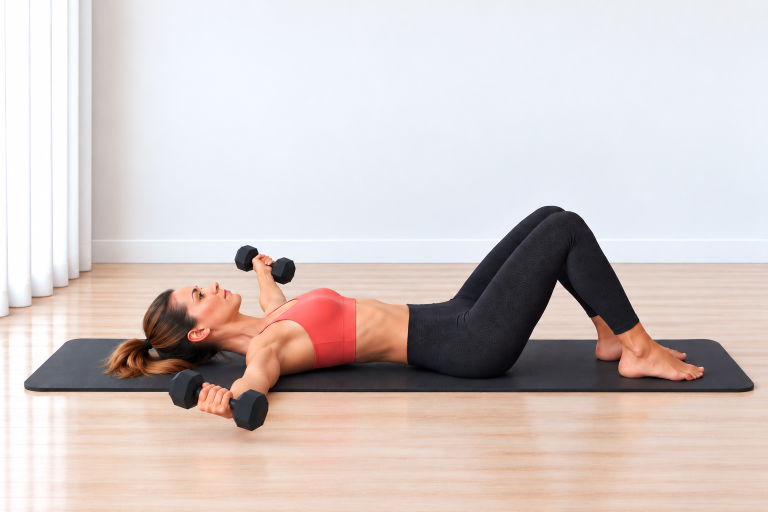
#> input picture Pilates Assets/02_Exercise_Cards/Chest Fly/chest_fly_hero.png, 1536 x 1024 px (shown at 1/2 size)
$ python build_chest_fly_cards.py
#> lines starting #> are read from the running program, lines starting #| are printed output that depends on the picture; after the words box and inside, x2 and y2 are one past the last pixel; in counts of white or black regions, pixels touching at a corner belong together
from pathlib import Path
from PIL import Image, ImageDraw, ImageFont, ImageOps
import hashlib

ROOT = Path(__file__).resolve().parents[3]
FOLDER = ROOT / 'Pilates Assets' / '02_Exercise_Cards' / 'Chest Fly'
START = FOLDER / 'chest_fly_start.png'
HERO = FOLDER / 'chest_fly_hero.png'
GUIDE = FOLDER / 'chest_fly_guide_card_v01.png'
STEP = FOLDER / 'chest_fly_step_by_step_v01.png'

BG = (244, 251, 250)
CARD = (255, 255, 255)
INK = (38, 44, 47)
MUTED = (101, 115, 119)
TEAL = (20, 154, 154)
TEAL_D = (14, 122, 123)
LINE = (210, 232, 230)
SOFT = (231, 247, 246)
WARN = (255, 247, 244)
WARN_LINE = (242, 220, 216)
WARN_ICON = (199, 92, 84)
FONT_DIR = Path(r'C:\Windows\Fonts')

GUIDE_HOW = [
    ('1', 'Lehni si na záda, pokrč kolena a chodidla polož na podložku. Činky drž nad hrudníkem a lokty nech lehce pokrčené.'),
    ('2', 'S nádechem otevírej paže kontrolovaně do stran po oblouku. Ramena drž daleko od uší a zápěstí rovně.'),
    ('3', 'S výdechem vrať činky stejným obloukem nad hrudník. Pohyb veď plynule a bez švihu.'),
]
GUIDE_WATCH = 'Lokty nepropínej, činky nespouštěj příliš hluboko a nezvedej ramena k uším. Bedra, pánev i chodidla drž stabilní.'
STEP_TEXTS = [
    ('KROK 1', 'VÝCHOZÍ POLOHA', START, 'Lehni si na záda, pokrč kolena a chodidla polož na podložku. Činky drž nad hrudníkem a lokty nech po celou dobu lehce pokrčené.'),
    ('KROK 2', 'OTEVŘENÍ PAŽÍ', HERO, 'S nádechem otevírej paže kontrolovaně do stran po oblouku. Lokty nech mírně pokrčené a ramena drž daleko od uší.'),
    ('KROK 3', 'KONTROLOVANÝ NÁVRAT', START, 'S výdechem vrať činky stejným obloukem zpět nad hrudník. Zápěstí drž rovně a pohyb veď plynule bez švihu.'),
]
STEP_WATCH = 'Lokty nepropínej, činky nespouštěj příliš hluboko a nezvedej ramena k uším. Bedra, pánev i chodidla drž stabilní.'


def sha256(path):
    return hashlib.sha256(path.read_bytes()).hexdigest()


def font(name, size):
    for candidate in (FONT_DIR / name, FONT_DIR / 'arial.ttf', FONT_DIR / 'segoeui.ttf'):
        if candidate.exists():
            return ImageFont.truetype(str(candidate), size)
    return ImageFont.load_default()


F = {
    'title': font('arialbd.ttf', 38),
    'h2': font('arialbd.ttf', 25),
    'h3': font('arialbd.ttf', 20),
    'body': font('arial.ttf', 22),
    'small': font('arial.ttf', 17),
    'small_b': font('arialbd.ttf', 17),
    'tiny': font('arial.ttf', 14),
    'step_title': font('arialbd.ttf', 38),
    'step_h': font('arialbd.ttf', 24),
    'step_body': font('arial.ttf', 23),
}


def rounded(draw, box, radius=28, fill=CARD, outline=LINE, width=2):
    draw.rounded_rectangle(box, radius=radius, fill=fill, outline=outline, width=width)


def wrap_text(draw, text, text_font, max_width):
    words = text.split()
    lines = []
    current = ''
    for word in words:
        test = (current + ' ' + word).strip()
        if draw.textbbox((0, 0), test, font=text_font)[2] <= max_width or not current:
            current = test
        else:
            lines.append(current)
            current = word
    if current:
        lines.append(current)
    return lines


def draw_wrapped(draw, xy, text, text_font, fill, max_width, line_gap=7):
    x, y = xy
    for line in wrap_text(draw, text, text_font, max_width):
        draw.text((x, y), line, font=text_font, fill=fill)
        y += draw.textbbox((0, 0), line, font=text_font)[3] + line_gap
    return y


def fit_image(path, size):
    return ImageOps.fit(
        Image.open(path).convert('RGB'),
        size,
        method=Image.Resampling.LANCZOS,
        centering=(0.5, 0.5),
    )


def paste_round(base, image, box, radius=22):
    x1, y1, x2, y2 = box
    size = (x2 - x1, y2 - y1)
    if image.size != size:
        image = image.resize(size, Image.Resampling.LANCZOS)
    mask = Image.new('L', size, 0)
    ImageDraw.Draw(mask).rounded_rectangle((0, 0, size[0], size[1]), radius=radius, fill=255)
    base.paste(image, (x1, y1), mask)


def center_text(draw, box, text, text_font, fill):
    x1, y1, x2, y2 = box
    bounds = draw.textbbox((0, 0), text, font=text_font)
    draw.text(
        (x1 + (x2 - x1 - (bounds[2] - bounds[0])) / 2, y1 + (y2 - y1 - (bounds[3] - bounds[1])) / 2 - 2),
        text,
        font=text_font,
        fill=fill,
    )


def pill(draw, xy, text, text_font, fill=SOFT, outline=LINE, txt=TEAL_D):
    x, y = xy
    bounds = draw.textbbox((0, 0), text, font=text_font)
    pad_x, pad_y = 16, 8
    box = (x, y, x + bounds[2] - bounds[0] + pad_x * 2, y + bounds[3] - bounds[1] + pad_y * 2)
    draw.rounded_rectangle(box, radius=16, fill=fill, outline=outline, width=1)
    draw.text((x + pad_x, y + pad_y - 1), text, font=text_font, fill=txt)
    return box[2] + 8


def draw_icon(draw, center, kind, color=TEAL):
    x, y = center
    if kind == 'breath':
        draw.arc((x - 8, y - 8, x + 8, y + 8), 25, 320, fill=color, width=3)
        draw.line((x + 7, y - 8, x + 12, y - 8, x + 12, y - 3), fill=color, width=3)
    elif kind == 'focus':
        draw.ellipse((x - 8, y - 8, x + 8, y + 8), outline=color, width=3)
        draw.ellipse((x - 3, y - 3, x + 3, y + 3), fill=color)
    elif kind == 'repeat':
        draw.arc((x - 9, y - 7, x + 9, y + 7), 200, 20, fill=color, width=3)
        draw.polygon([(x + 8, y - 8), (x + 14, y - 5), (x + 9, y - 1)], fill=color)
    elif kind == 'warn':
        draw.polygon([(x, y - 10), (x - 10, y + 9), (x + 10, y + 9)], outline=color, width=3)
        draw.line((x, y - 3, x, y + 3), fill=color, width=2)
        draw.ellipse((x - 1, y + 6, x + 1, y + 8), fill=color)


def build_guide():
    image = Image.new('RGB', (780, 1688), BG)
    draw = ImageDraw.Draw(image)
    rounded(draw, (34, 34, 746, 132), 28, CARD, LINE, 2)
    draw.text((62, 59), 'ROZPAŽOVÁNÍ S ČINKAMI VLEŽE', font=F['title'], fill=INK)
    draw_wrapped(draw, (62, 107), 'Posiluje hrudník a ramena. Učí kontrolované otevření paží s činkami vleže.', F['tiny'], MUTED, 650, 2)
    x = pill(draw, (62, 142), 'Činky', F['small_b'])
    pill(draw, (x, 142), 'Hrudník a ramena', F['small_b'])

    rounded(draw, (34, 196, 746, 653), 28, CARD, LINE, 2)
    paste_round(image, fit_image(HERO, (680, 393)), (50, 218, 730, 611), 22)

    mini_y, mini_w, mini_h, gap = 675, 218, 146, 22
    xs = [34, 34 + mini_w + gap, 34 + 2 * (mini_w + gap)]
    labels = [('START', 'Činky nad hrudníkem'), ('OTEVŘENÍ', 'Paže kontrolovaně do stran'), ('NÁVRAT', 'Stejným obloukem vzhůru')]
    for index, (x0, (label, caption), path) in enumerate(zip(xs, labels, [START, HERO, START]), 1):
        rounded(draw, (x0, mini_y, x0 + mini_w, mini_y + mini_h + 58), 22, CARD, LINE, 2)
        paste_round(image, fit_image(path, (mini_w - 22, mini_h)), (x0 + 11, mini_y + 10, x0 + mini_w - 11, mini_y + 10 + mini_h), 16)
        draw.ellipse((x0 + 15, mini_y + 15, x0 + 43, mini_y + 43), fill=TEAL)
        center_text(draw, (x0 + 15, mini_y + 15, x0 + 43, mini_y + 43), str(index), F['tiny'], (255, 255, 255))
        center_text(draw, (x0 + 8, mini_y + mini_h + 14, x0 + mini_w - 8, mini_y + mini_h + 40), label, F['small_b'], INK)
        center_text(draw, (x0 + 8, mini_y + mini_h + 38, x0 + mini_w - 8, mini_y + mini_h + 57), caption, F['tiny'], MUTED)

    info_y, box_w, box_h = 915, 218, 142
    info = [
        ('breath', 'DECH', 'Nádech při otevření. Výdech při návratu.'),
        ('focus', 'ZAMĚŘ SE', 'Mírně pokrčené lokty a stabilní pánev.'),
        ('repeat', 'OPAKOVÁNÍ', 'Plynule podle dávky v tréninku.'),
    ]
    for x0, (kind, heading, body) in zip(xs, info):
        rounded(draw, (x0, info_y, x0 + box_w, info_y + box_h), 22, CARD, LINE, 2)
        draw_icon(draw, (x0 + 28, info_y + 30), kind)
        draw.text((x0 + 48, info_y + 18), heading, font=F['small_b'], fill=TEAL_D)
        draw_wrapped(draw, (x0 + 18, info_y + 56), body, F['small'], INK, box_w - 36, 4)

    rounded(draw, (34, 1090, 746, 1412), 26, CARD, LINE, 2)
    draw.text((62, 1120), 'JAK PROVÉST', font=F['h2'], fill=INK)
    y = 1165
    for number, text in GUIDE_HOW:
        draw.ellipse((62, y + 2, 92, y + 32), fill=SOFT, outline=LINE, width=1)
        center_text(draw, (62, y + 2, 92, y + 32), number, F['small_b'], TEAL_D)
        y = draw_wrapped(draw, (106, y), text, F['body'], INK, 590, 7) + 12

    rounded(draw, (34, 1440, 746, 1618), 26, WARN, WARN_LINE, 2)
    draw_icon(draw, (64, 1473), 'warn', WARN_ICON)
    draw.text((92, 1457), 'HLÍDEJ SI', font=F['h3'], fill=INK)
    draw_wrapped(draw, (62, 1500), GUIDE_WATCH, F['body'], INK, 640, 7)
    draw.text((54, 1640), 'Moovka', font=F['tiny'], fill=MUTED)
    image.save(GUIDE)


def build_step():
    image = Image.new('RGB', (780, 2280), BG)
    draw = ImageDraw.Draw(image)
    rounded(draw, (34, 34, 746, 126), 28, CARD, LINE, 2)
    draw.text((62, 56), 'Krok za krokem', font=F['step_title'], fill=INK)
    draw.text((62, 98), 'ROZPAŽOVÁNÍ S ČINKAMI VLEŽE', font=F['small_b'], fill=TEAL_D)
    y = 160
    for step_label, heading, photo, body in STEP_TEXTS:
        card_h = 560
        rounded(draw, (34, y, 746, y + card_h), 28, CARD, LINE, 2)
        draw.rounded_rectangle((58, y + 24, 148, y + 54), radius=15, fill=SOFT, outline=LINE, width=1)
        center_text(draw, (58, y + 24, 148, y + 54), step_label, F['small_b'], TEAL_D)
        draw.text((62, y + 72), heading, font=F['step_h'], fill=INK)
        paste_round(image, fit_image(photo, (656, 352)), (62, y + 114, 718, y + 466), 22)
        body_y = y + 464 if step_label == 'KROK 1' else y + 484
        draw_wrapped(draw, (62, body_y), body, F['step_body'], INK, 650, 7)
        y += card_h + 23

    rounded(draw, (34, y, 746, y + 300), 28, WARN, WARN_LINE, 2)
    draw_icon(draw, (66, y + 45), 'warn', WARN_ICON)
    draw.text((98, y + 28), 'HLÍDEJ SI', font=F['step_h'], fill=INK)
    draw_wrapped(draw, (62, y + 82), STEP_WATCH, F['step_body'], INK, 650, 8)
    draw.text((54, 2240), 'Moovka', font=F['tiny'], fill=MUTED)
    image.save(STEP)


def main():
    start_hash = sha256(START)
    hero_hash = sha256(HERO)
    build_guide()
#> in build_guide, `image = Image.new('RGB', (780, 1688), BG)`:
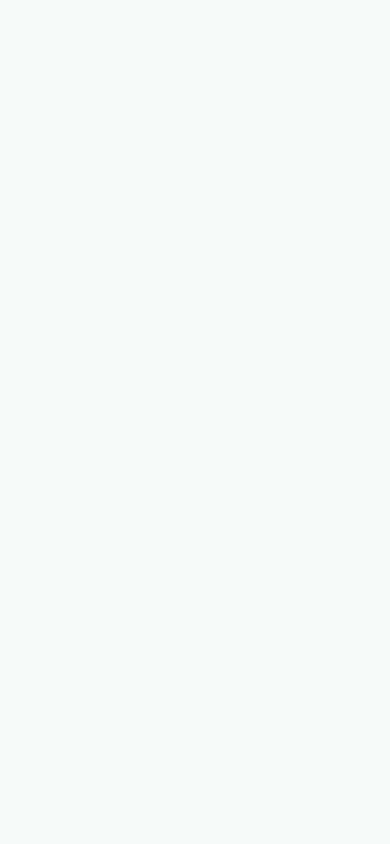
#> image: PIL image 780x1688 RGB (shown at 1/2 size); mean R, G, B 244, 251, 250
#> in build_guide, `x = pill(draw, (62, 142), 'Činky', F['small_b'])`: x = 129
#> in paste_round, `x1, y1, x2, y2 = box`: x1 = 50; y1 = 218; x2 = 730; y2 = 611
#> in paste_round, `size = (x2 - x1, y2 - y1)`: size = (680, 393)
#> in paste_round, `mask = Image.new('L', size, 0)`: mask: PIL image 680x393 L; every value is 0
#> in paste_round, `ImageDraw.Draw(mask).rounded_rectangle((0, 0, size[0], size[1]), radiu..`:
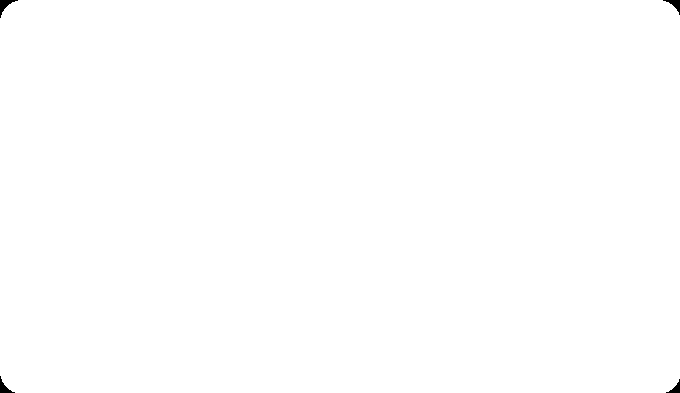
#> mask: PIL image 680x393 L; 99.9% white; 4 black regions, box (x1, y1, x2, y2) and area: (0, 0, 18, 18) 111, (663, 0, 680, 15) 93, (0, 376, 15, 393) 93, (666, 379, 680, 393) 76
#> call 2 of fit_image, with size = (196, 146)
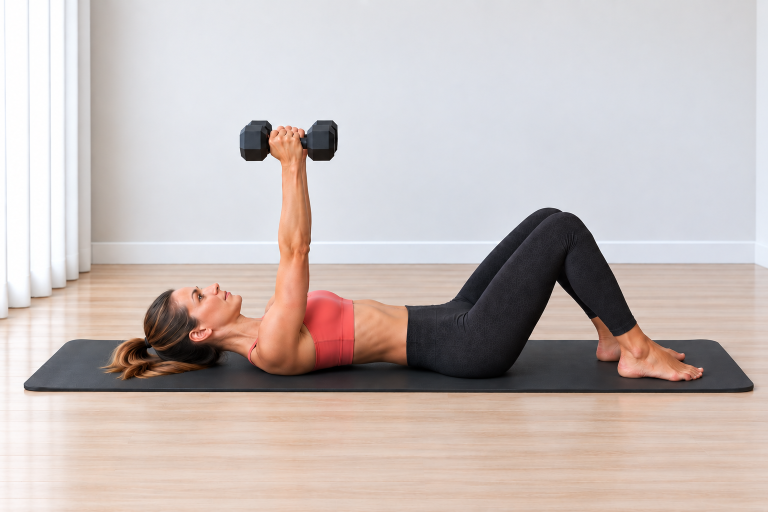
#> input picture Pilates Assets/02_Exercise_Cards/Chest Fly/chest_fly_start.png, 1536 x 1024 px (shown at 1/2 size)
#> in fit_image (call 2), `return ImageOps.fit( Image.open(path).convert('RGB'), size, method=Ima..`:
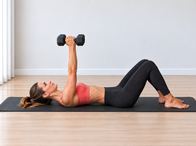
#> returned value: PIL image 196x146 RGB; mean R, G, B 195, 183.3, 180.1
#> call 2 of paste_round, with box = (45, 685, 241, 831), radius = 16
#> in paste_round (call 2), `x1, y1, x2, y2 = box`: x1 = 45; y1 = 685; x2 = 241; y2 = 831
#> in paste_round (call 2), `size = (x2 - x1, y2 - y1)`: size = (196, 146)
#> in paste_round (call 2), `mask = Image.new('L', size, 0)`: mask: PIL image 196x146 L; every value is 0
#> in paste_round (call 2), `ImageDraw.Draw(mask).rounded_rectangle((0, 0, size[0], size[1]), radiu..`:
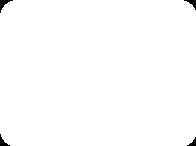
#> mask: PIL image 196x146 L; 99.3% white; 4 black regions, box (x1, y1, x2, y2) and area: (0, 0, 13, 13) 61, (184, 0, 196, 10) 48, (0, 134, 10, 146) 48, (187, 137, 196, 146) 36
#> the loop in build_guide, `for number, text in GUIDE_HOW:` made 3 passes
#> y on passes 1 to 3: 1196, 1227, 1258
#> after the loop in build_guide, `for number, text in GUIDE_HOW:`: y = 1258
    build_step()
#> in fit_image (call 5), `return ImageOps.fit( Image.open(path).convert('RGB'), size, method=Ima..`:
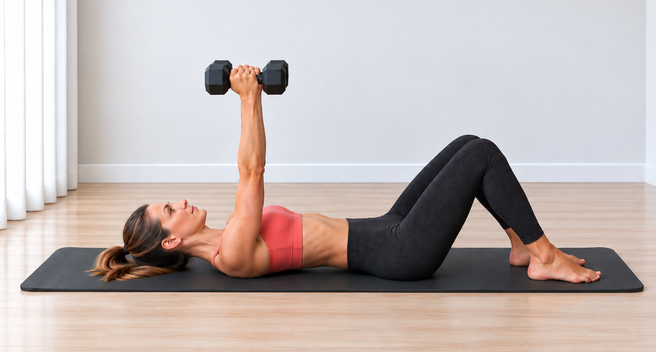
#> returned value: PIL image 656x352 RGB; mean R, G, B 192.4, 181.4, 179
#> in paste_round (call 5), `mask = Image.new('L', size, 0)`: mask: PIL image 656x352 L; every value is 0
#> in paste_round (call 5), `ImageDraw.Draw(mask).rounded_rectangle((0, 0, size[0], size[1]), radiu..`: mask: PIL image 656x352 L; 99.8% white; 4 black regions, box (x1, y1, x2, y2) and area: (0, 0, 18, 18) 111, (639, 0, 656, 15) 93, (0, 335, 15, 352) 93, (642, 338, 656, 352) 76
#> in build_step, `image.save(STEP)`:
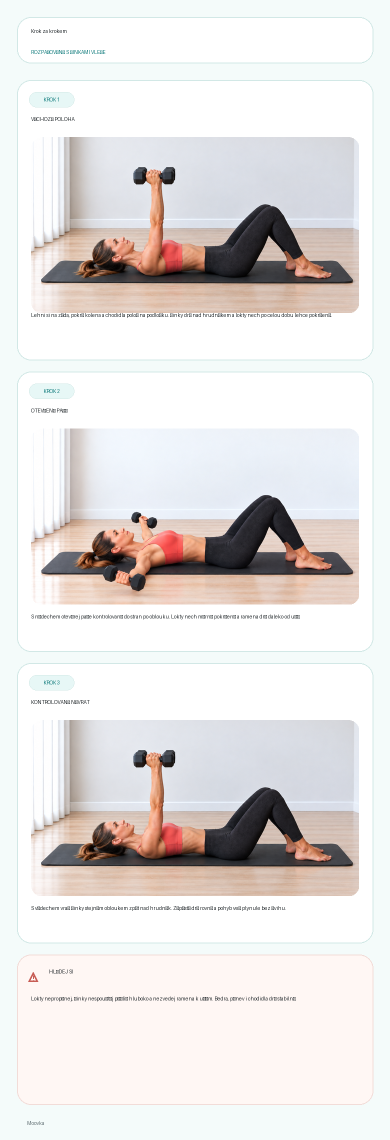
#> saved as chest_fly_step_by_step_v01.png: PIL image 780x2280 RGB (shown at 1/2 size); mean R, G, B 228.9, 225.2, 223.8
    if sha256(START) != start_hash or sha256(HERO) != hero_hash:
        raise RuntimeError('Source START/HERO changed')
    for path, expected in ((GUIDE, (780, 1688)), (STEP, (780, 2280))):
        with Image.open(path) as image:
            if image.size != expected:
                raise RuntimeError(f'Unexpected export size for {path.name}: {image.size}')
    print(f'Exported {GUIDE.name} 780x1688')
    print(f'Exported {STEP.name} 780x2280')
    print('Source START/HERO unchanged')


if __name__ == '__main__':
    main()
